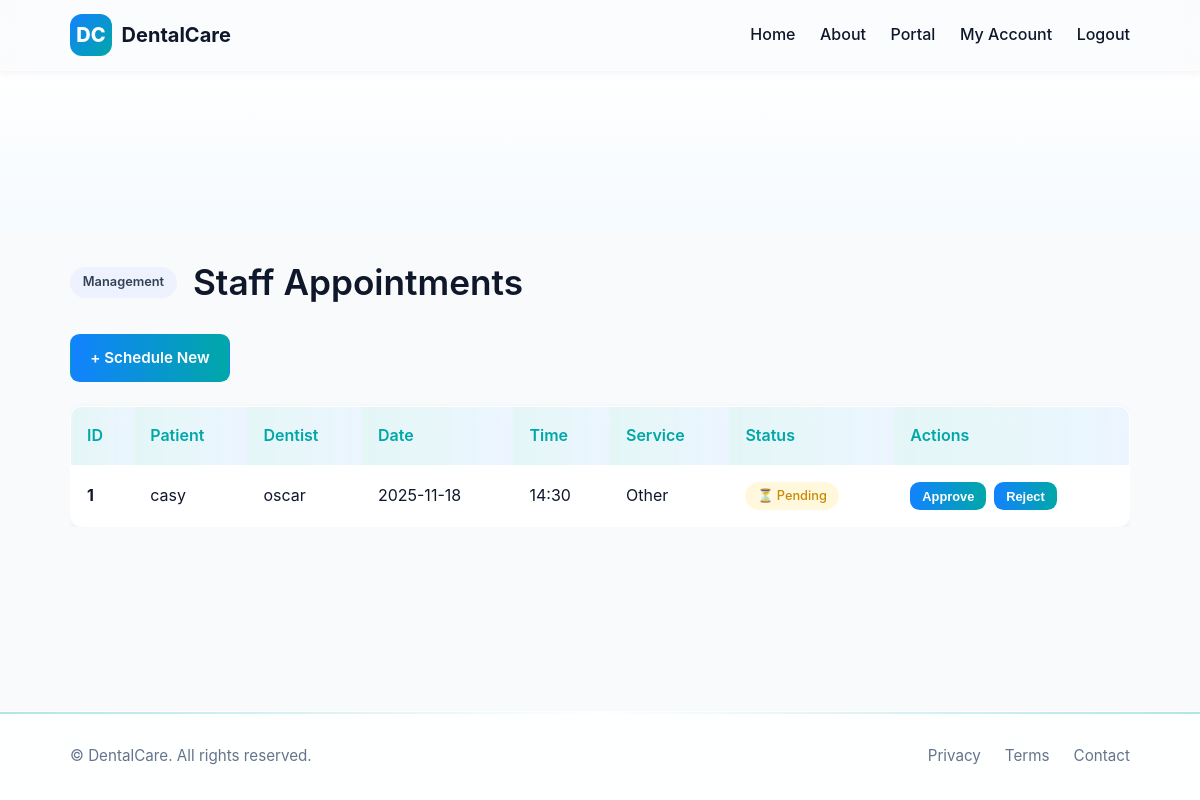
The app's page /staff/appointments (signed in), older data.
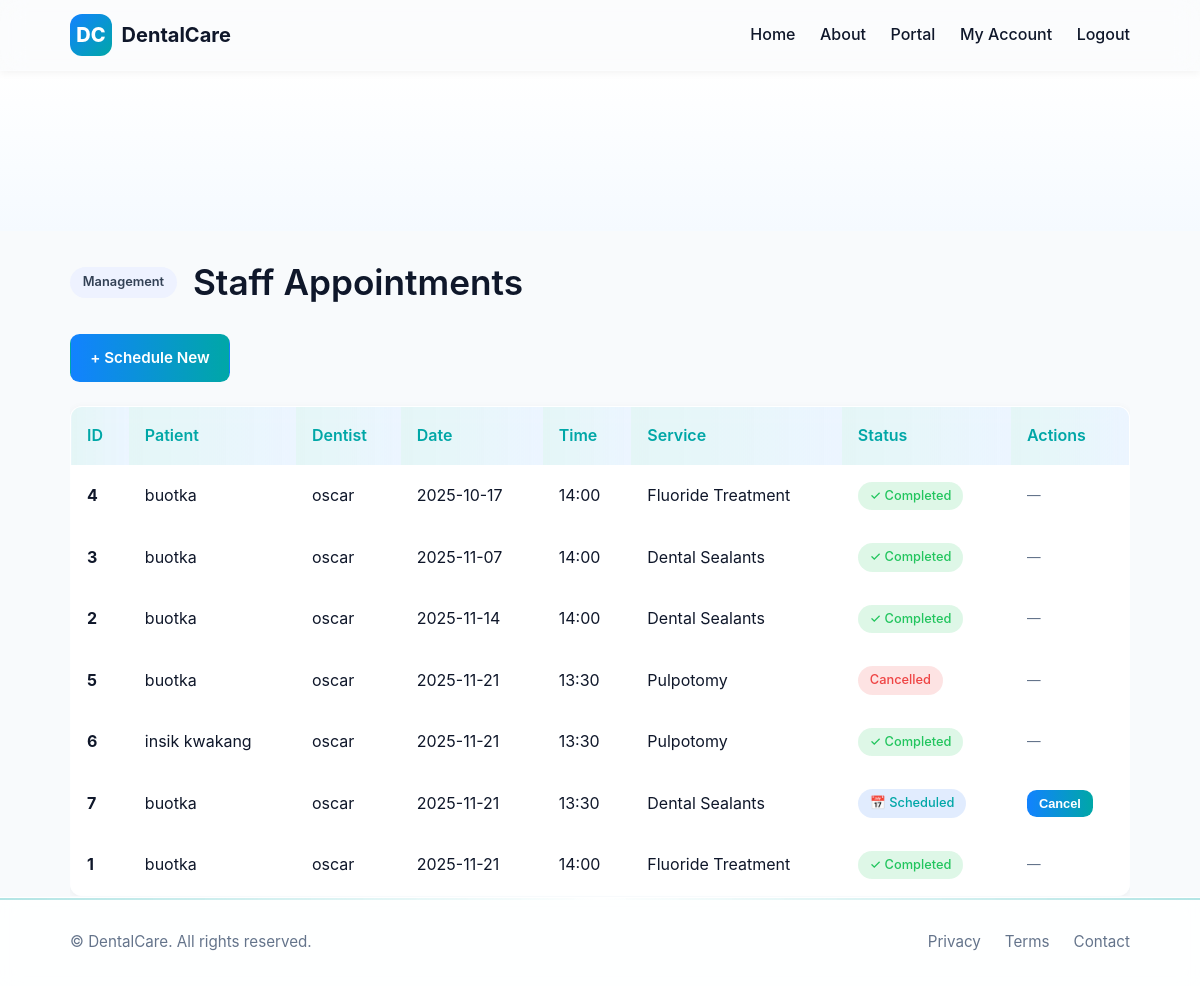
The same page, newer data.
### tables this page shows
CREATE TABLE tbl_appointments (app_id INTEGER PRIMARY KEY AUTOINCREMENT, pat_id INTEGER NOT NULL REFERENCES tbl_patients (pat_id) ON DELETE RESTRICT ON UPDATE RESTRICT, dentist_id INTEGER NOT NULL REFERENCES tbl_accounts (acc_id) ON DELETE RESTRICT ON UPDATE RESTRICT, app_date TEXT NOT NULL, app_time TEXT NOT NULL, app_service TEXT, app_service_price REAL DEFAULT 50.0, app_status TEXT NOT NULL DEFAULT 'Pending' CHECK (app_status IN ('Pending', 'Approved', 'Scheduled', 'Completed', 'Cancelled', 'Confirmed')), app_notes TEXT, payment_method TEXT, payment_status TEXT DEFAULT 'Unpaid' CHECK (payment_status IN ('Unpaid', 'Paid', 'Pending')), created_at TEXT DEFAULT CURRENT_TIMESTAMP, FOREIGN KEY (pat_id) REFERENCES tbl_patients (pat_id), FOREIGN KEY (dentist_id) REFERENCES tbl_accounts (acc_id));

CREATE TABLE tbl_patients (pat_id INTEGER PRIMARY KEY AUTOINCREMENT, pat_name TEXT NOT NULL, pat_age INTEGER NOT NULL, pat_sex TEXT CHECK (pat_sex IN ('M', 'F')), pat_contact TEXT, pat_address TEXT, customer_id INTEGER REFERENCES tbl_accounts (acc_id) ON DELETE RESTRICT ON UPDATE RESTRICT, FOREIGN KEY (customer_id) REFERENCES tbl_accounts (acc_id) ON DELETE CASCADE);

CREATE TABLE tbl_accounts (
  acc_id INTEGER PRIMARY KEY AUTOINCREMENT,
  acc_name TEXT NOT NULL,
  acc_email TEXT UNIQUE NOT NULL,
  acc_pass TEXT NOT NULL,
  acc_contact TEXT,
  acc_role TEXT NOT NULL CHECK(acc_role IN ('Staff','Admin','Dentist','Super Admin','Customer')),
  acc_status TEXT NOT NULL DEFAULT 'Pending Approval' CHECK(acc_status IN ('Pending Approval','Approved','Rejected','Deactivated'))
);

### app.py (the view)
            def inner(*args, **kwargs):
                user = current_user()
                if user is None or (roles and user['acc_role'] not in roles):
                    flash('Unauthorized', 'error')
                    return redirect(url_for('login'))
                return fn(*args, **kwargs)

### app.py (called while the page is built)
def get_db():
    if 'db' not in g:
        g.db = sqlite3.connect(DATABASE)
        g.db.row_factory = sqlite3.Row
    return g.db

### templates/appointments_list.html (shortened to what this page needs)
{% extends 'base.html' %}
{% block content %}
<section class="hero"><div class="hero-bg"></div></section>
<div class="container">
  <div class="admin-hero" style="margin-bottom: 2rem;">
    <span class="badge">Management</span>
    <h1 class="strong" style="margin: 0;">Staff Appointments</h1>
  </div>
  <p><a class="btn btn-primary" href="/staff/appointments/schedule">+ Schedule New</a></p>
  {% if apps %}
  <div style="max-height: 700px; overflow-y: auto;">
    <table class="table glass">
      <thead style="position: sticky; top: 0; z-index: 10;">
        <tr>
          <th>ID</th>
          <th>Patient</th>
          <th>Dentist</th>
          <th>Date</th>
          <th>Time</th>
          <th>Service</th>
          <th>Status</th>
          <th>Actions</th>
        </tr>
      </thead>
      <tbody>
        {% for a in apps %}
        <tr>
          <td><strong>{{ a.app_id }}</strong></td>
          <td>{{ a.pat_name }}</td>
          <td>{{ a.dentist_name }}</td>
          <td>{{ a.app_date }}</td>
          <td>{{ a.app_time }}</td>
          <td>{{ a.app_service }}</td>
          <td>
            {% if a.app_status == 'Pending' %}
              <span class="chip" style="background: rgba(250, 204, 21, 0.15); color: #ca8a04;">⏳ Pending</span>
            {% elif a.app_status == 'Approved' %}
              <span class="chip" style="background: rgba(34, 197, 94, 0.15); color: var(--success);">✓ Approved</span>
            {% elif a.app_status == 'Scheduled' %}
              <span class="chip" style="background: rgba(59, 130, 246, 0.15); color: var(--primary);">📅 Scheduled</span>
            {% elif a.app_status == 'Completed' %}
              <span class="chip" style="background: rgba(34, 197, 94, 0.15); color: var(--success);">✓ Completed</span>
            {% else %}
              <span class="chip" style="background: rgba(239, 68, 68, 0.15); color: var(--danger);">{{ a.app_status }}</span>
            {% endif %}
          </td>
          <td>
            <div style="display: flex; gap: 0.5rem; flex-wrap: wrap;">
              {% if a.app_status == 'Pending' %}
              <form method="post" action="/staff/appointments/{{ a.app_id }}/approve" style="display: inline;">
                <button class="btn btn-primary" type="submit" style="padding: 0.4rem 0.75rem; font-size: 0.8rem;">Approve</button>
              </form>
              <form method="post" action="/staff/appointments/{{ a.app_id }}/reject" style="display: inline;" onsubmit="return confirm('Reject this appointment?')">
                <button class="btn btn-danger" type="submit" style="padding: 0.4rem 0.75rem; font-size: 0.8rem;">Reject</button>
              </form>
              {% elif a.app_status == 'Scheduled' %}
              <form method="post" action="/staff/appointments/{{ a.app_id }}/cancel" style="display: inline;" onsubmit="return confirm('Cancel this appointment?')">
                <button class="btn btn-danger" type="submit" style="padding: 0.4rem 0.75rem; font-size: 0.8rem;">Cancel</button>
              </form>
              {% else %}
              <span style="color: var(--muted); font-size: 0.85rem;">—</span>
              {% endif %}
            </div>
          </td>
        </tr>
        {% endfor %}
      </tbody>
    </table>
  </div>
  {% endif %}
</div>
{% endblock %}

Row changes from the older to the newer data that the page shows:
added tbl_appointments: app_id "4", pat_name "buotka", dentist_name "oscar", app_date "2025-10-17", app_time "14:00", app_service "Fluoride Treatment", app_status "✓ Completed"
added tbl_appointments: app_id "3", pat_name "buotka", dentist_name "oscar", app_date "2025-11-07", app_time "14:00", app_service "Dental Sealants", app_status "✓ Completed"
added tbl_appointments: app_id "2", pat_name "buotka", dentist_name "oscar", app_date "2025-11-14", app_time "14:00", app_service "Dental Sealants", app_status "✓ Completed"
added tbl_appointments: app_id "5", pat_name "buotka", dentist_name "oscar", app_date "2025-11-21", app_time "13:30", app_service "Pulpotomy", app_status "Cancelled"
added tbl_appointments: app_id "6", pat_name "insik kwakang", dentist_name "oscar", app_date "2025-11-21", app_time "13:30", app_service "Pulpotomy", app_status "✓ Completed"
added tbl_appointments: app_id "7", pat_name "buotka", dentist_name "oscar", app_date "2025-11-21", app_time "13:30", app_service "Dental Sealants", app_status "📅 Scheduled"
changed tbl_appointments id 1: pat_name "casy" → "buotka"; app_date "2025-11-18" → "2025-11-21"; app_time "14:30" → "14:00"; app_service "Other" → "Fluoride Treatment"; app_status "⏳ Pending Approve Reject" → "✓ Completed —"
